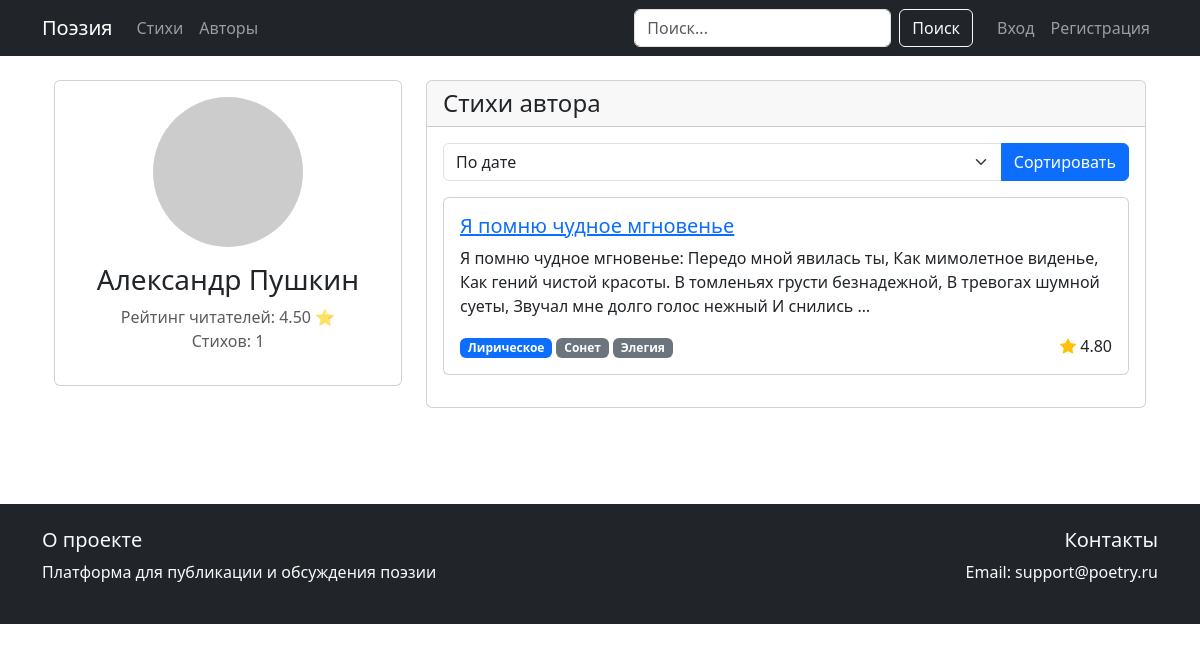
Page /author/1/ on the committed database.
### poetry/models.py (models this page shows, shortened)
class CustomUser(AbstractUser):
    READER = 'reader'
    AUTHOR = 'author'
    CRITIC = 'critic'
    ADMIN = 'admin'
    ROLE_CHOICES = [
        (READER, 'Читатель'),
        (AUTHOR, 'Автор'),
        (CRITIC, 'Критик'),
        (ADMIN, 'Администратор'),
    ]
    role = models.CharField(max_length=20, choices=ROLE_CHOICES, default=READER)
    phone_number = models.CharField(max_length=15, blank=True, null=True)
    avatar = models.ImageField(upload_to='avatars/', blank=True, null=True)
    user_rating = models.DecimalField(max_digits=3, decimal_places=2, default=0)
    critic_rating = models.DecimalField(max_digits=3, decimal_places=1, default=0)
    critic_requested = models.BooleanField(default=False)

class Poem(models.Model):
    title = models.CharField(max_length=200)
    content = models.TextField()
    author = models.ForeignKey(CustomUser, on_delete=models.CASCADE, related_name='poems')
    genres = models.ManyToManyField(Genre)
    mood = models.ForeignKey(Mood, on_delete=models.SET_NULL, null=True)
    created_at = models.DateTimeField(auto_now_add=True)
    user_rating = models.DecimalField(max_digits=3, decimal_places=2, default=0)
    critic_rating = models.DecimalField(max_digits=3, decimal_places=1, default=0)
    class Meta:
        ordering = ['-created_at']

class Mood(models.Model):
    name = models.CharField(max_length=50, unique=True)
    def __str__(self):
        return self.name

class Genre(models.Model):
    name = models.CharField(max_length=50, unique=True)
    def __str__(self):
        return self.name

### poetry/views.py (the view)
# urls.py: path('author/<int:author_id>/', views.author_detail, name='author_detail'),
def author_detail(request, author_id):
    author = get_object_or_404(CustomUser, id=author_id, role='author')
    sort_by = request.GET.get('sort', 'new')
    if sort_by == 'popular':
        poems = author.poems.order_by('-user_rating')
    else:
        poems = author.poems.order_by('-created_at')
    top_genres = Genre.objects.filter(poem__author=author).annotate(
        count=Count('poem')
    ).order_by('-count')[:5]
    return render(request, 'poetry/author_detail.html', {
        'author': author,
        'poems': poems,
        'top_genres': top_genres,
        'sort_by': sort_by
    })

### templates/poetry/author_detail.html (shortened to what this page needs)
{% extends 'base.html' %}
{% block content %}
<div class="container">
    <div class="row mb-4">
        <div class="col-md-4">
            <div class="card">
                <div class="card-body text-center">
                    {% if author.avatar %}
                        <img src="{{ author.avatar.url }}" class="rounded-circle mb-3" style="width: 150px; height: 150px; object-fit: cover;">
                    {% else %}
                        <img src="https://via.placeholder.com/150" class="rounded-circle mb-3">
                    {% endif %}
                    <h3 class="card-title">{{ author.get_full_name }}</h3>
                    <div class="text-muted mb-3">
                        <div>Рейтинг читателей: {{ author.user_rating|floatformat:2 }} ⭐</div>
                        <div>Стихов: {{ author.poems.count }}</div>
                    </div>
                </div>
            </div>
        </div>
        <div class="col-md-8">
            <div class="card">
                <div class="card-header">
                    <h4 class="mb-0">Стихи автора</h4>
                </div>
                <div class="card-body">
                    <div class="mb-3">
                        <form method="get" class="form-inline">
                            <div class="input-group">
                                <select name="sort" class="form-select">
                                    <option value="date" {% if sort_by == 'date' %}selected{% endif %}>По дате</option>
                                </select>
                                <button type="submit" class="btn btn-primary">Сортировать</button>
                            </div>
                        </form>
                    </div>
                    {% for poem in poems %}
                        <div class="card mb-3">
                            <div class="card-body">
                                <h5 class="card-title">
                                    <a href="{% url 'poem_detail' poem.id %}">{{ poem.title }}</a>
                                </h5>
                                <p class="card-text">{{ poem.content|truncatewords:30 }}</p>
                                <div class="d-flex justify-content-between align-items-center">
                                    <div>
                                        <span class="badge bg-primary">{{ poem.mood }}</span>
                                        {% for genre in poem.genres.all %}
                                            <span class="badge bg-secondary">{{ genre }}</span>
                                        {% endfor %}
                                    </div>
                                    <div>
                                        <i class="bi bi-star-fill text-warning"></i> {{ poem.user_rating|floatformat:2 }}
                                    </div>
                                </div>
                            </div>
                        </div>
                    {% empty %}
                        <p>У автора пока нет стихов.</p>
                    {% endfor %}
                </div>
            </div>
        </div>
    </div>
</div>
{% endblock %}

### rows in the picture
CustomUser: get_full_name "Александр Пушкин", user_rating "4.50", poems.count "1"
Poem: title "Я помню чудное мгновенье", content "Я помню чудное мгновенье: Передо мной явилась ты, Как мимолетное виденье, Как гений чистой красоты. В томленьях грусти безнадежной, В тревогах шумной суеты, Звучал мне долго голос нежный И снились …", mood "Лирическое", user_rating "4.80"
Genre: name "Сонет"
Genre: name "Элегия"
